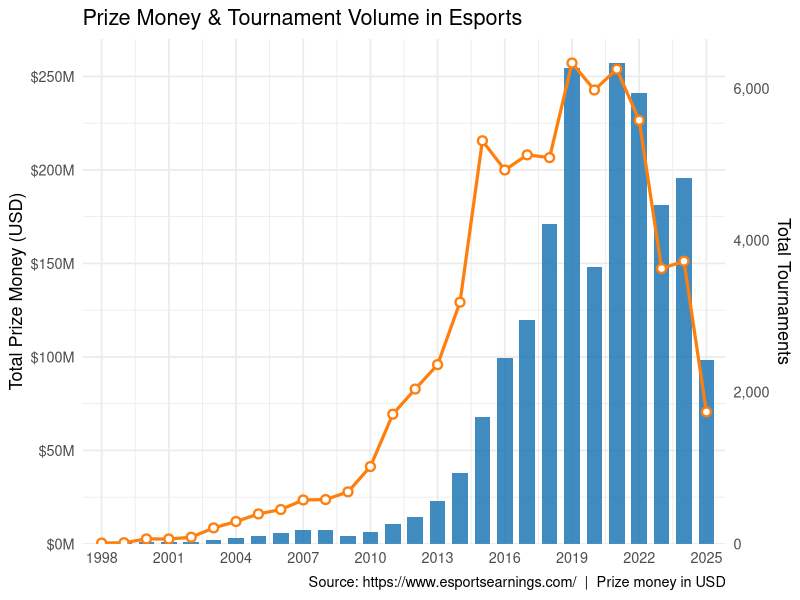
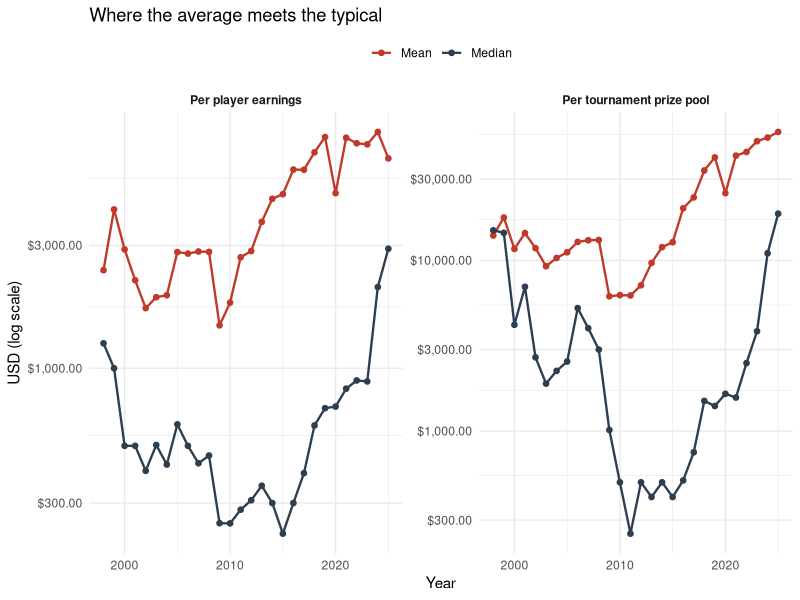
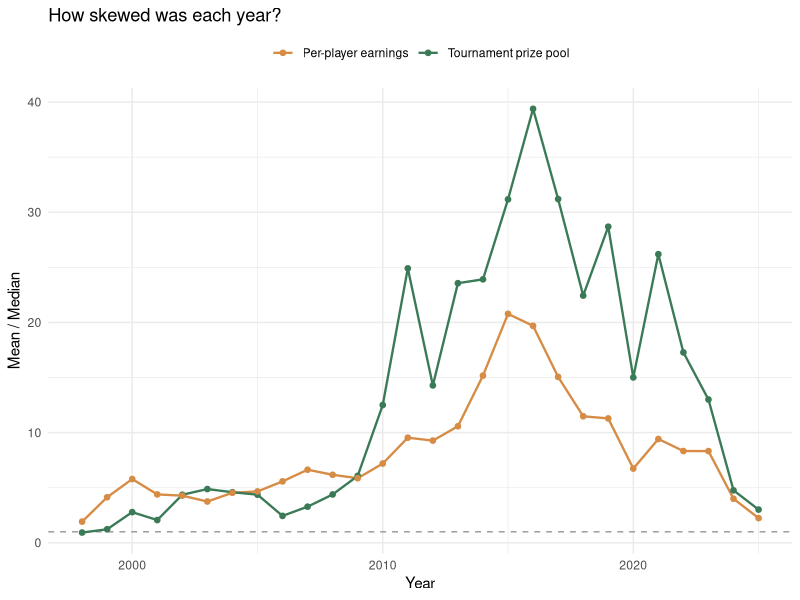
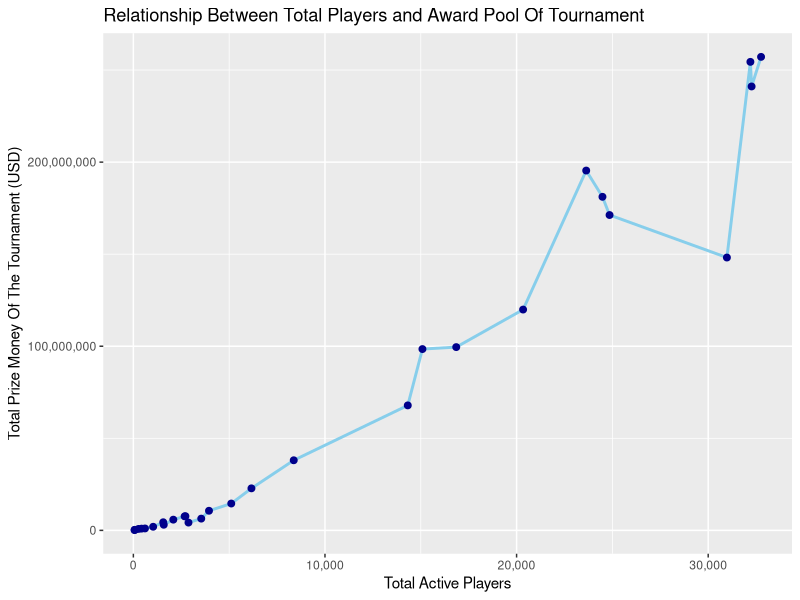

These figures' R source, in order:
## ---- chunk 1
#| label: setup
#| include: false

library(tidyverse)
library(scales)
library(knitr)
## ---- chunk 2
#| label: data-load
#| include: false

esports <- read_csv("Esports_Stats.csv", show_col_types = FALSE) |>
  rename(
    prize_money                  = `Total Prize Money`,
    total_tournaments            = `Total Tournaments`,
    total_active_players         = `Total Active Players`,
    mean_tournament_prize_pool   = `Mean Tournament Prize Pool`,
    mean_earnings_per_player     = `Mean Earnings/Player`,
    median_tournament_prize_pool = `Median Tournament Prize Pool`,
    median_earnings_per_player   = `Median Earnings/Player`
  )
## ---- chunk 3
#| label: tbl-vars
#| tbl-cap: "Variables in Esports_Stats.csv (1998-2025, 28 rows)."

tibble(
  Variable = c("year", "prize_money", "total_tournaments",
               "total_active_players",
               "mean_tournament_prize_pool",
               "median_tournament_prize_pool",
               "mean_earnings_per_player",
               "median_earnings_per_player"),
  Type = c("integer", "numeric (USD)", "integer", "integer",
           "numeric (USD)", "numeric (USD)",
           "numeric (USD)", "numeric (USD)"),
  Description = c(
    "Calendar year of the observation",
    "Sum of prize money awarded across all tracked tournaments that year",
    "Number of tracked tournaments held that year",
    "Players with at least one tracked tournament result that year",
    "Average prize pool across all tournaments that year",
    "Middle prize pool when tournaments are sorted by size",
    "Average winnings per active player that year",
    "Middle player's winnings when players are sorted by total earnings"
  )
) |>
  knitr::kable()
## ---- chunk 4
#| label: tbl-era-summary
#| tbl-cap: "Esports industry by era. Total prize money is summed within each era; the other columns are within-era averages."

esports |>
  mutate(era = case_when(
    year <= 2009 ~ "1. Early adoption (1998-2009)",
    year <= 2018 ~ "2. Rapid growth (2010-2018)",
    year <= 2022 ~ "3. Peak (2019-2022)",
    TRUE         ~ "4. Contraction (2023-2025)"
  )) |>
  group_by(era) |>
  summarize(
    total_prize_usd = round(sum(prize_money)),
    avg_tournaments = round(mean(total_tournaments)),
    avg_players     = round(mean(total_active_players)),
    avg_mm_ratio    = round(mean(mean_tournament_prize_pool /
                                 median_tournament_prize_pool), 1),
    .groups = "drop"
  ) |>
  knitr::kable(
    col.names = c("Era", "Total prize money (USD)",
                  "Avg tournaments / yr", "Avg active players / yr",
                  "Mean / median ratio"),
    format.args = list(big.mark = ",")
  )
## ---- chunk 5
#| label: fig-PrizeMoney-Tournaments
#| fig-cap: "Annual esports prize money (bars, left axis) and total tournaments held (line, right axis) from 1998 to 2025. Prize money values have been scaled to millions of USD for readability."
#| fig-alt: "Bar and line chart of total esports prize money and tournament count from 1998 to 2025. Both rise together until 2019, after which the tournament count drops sharply while prize money stays elevated through 2021, then falls."

df <- esports |>
  select(year, prize_money, total_tournaments)

scale_factor <- max(df$prize_money) / max(df$total_tournaments)

col_prize <- "#1f77b4"   # prize money
col_tourn <- "#ff7f0e"   # tournament count

p <- ggplot(df, aes(x = year)) +

  geom_col(
    aes(y = prize_money),
    fill  = col_prize,
    alpha = 0.85,
    width = 0.7
  ) +
  geom_line(
    aes(y = total_tournaments * scale_factor),
    color     = col_tourn,
    linewidth = 1.1
  ) +
  geom_point(
    aes(y = total_tournaments * scale_factor),
    color = col_tourn,
    size  = 2.2,
    shape = 21,
    fill  = "white",
    stroke = 1.2
  ) +
  
  # Dual y-axes
  scale_y_continuous(
    name   = "Total Prize Money (USD)",
    labels = function(x) paste0("$", x / 1e6, "M"),
    expand = expansion(mult = c(0, 0.05)),
    sec.axis = sec_axis(
      transform = ~ . / scale_factor,
      name      = "Total Tournaments",
      labels    = function(x) formatC(x, format = "d", big.mark = ",")
    )
  ) +
  scale_x_continuous(
    breaks = seq(1998, 2025, by = 3),
    expand = expansion(add = 0.5)
  ) +

  theme_minimal(base_size = 13) +
  
  labs(
    title    = "Prize Money & Tournament Volume in Esports",
    x        = NULL,
    caption  = "Source: https://www.esportsearnings.com/  |  Prize money in USD"
  )
p

## ---- chunk 6
#| label: fig-MeanVsMedian
#| fig-cap: "Mean and median over time, on a log scale. Left: prize pool per tournament. Right: earnings per active player."
#| fig-alt: "Two-panel line chart on a log scale. The left panel plots the mean and median tournament prize pool by year; the right panel plots the mean and median earnings per player. The mean stays well above the median in both panels until around 2022, after which the two lines converge."
#| fig-pos: H
#| fig-width: 9
#| fig-height: 4.2

mvm_long <- esports |>
  select(year,
         mean_tournament_prize_pool, median_tournament_prize_pool,
         mean_earnings_per_player, median_earnings_per_player) |>
  pivot_longer(-year, names_to = "metric", values_to = "value") |>
  mutate(
    panel = if_else(str_detect(metric, "tournament"),
                    "Per tournament prize pool",
                    "Per player earnings"),
    center_type = if_else(str_detect(metric, "^mean"), "Mean", "Median")
  )

ggplot(mvm_long, aes(x = year, y = value, color = center_type)) +
  geom_line(linewidth = 0.8) +
  geom_point(size = 1.6) +
  facet_wrap(~ panel, scales = "free_y") +
  scale_y_log10(labels = dollar) +
  scale_color_manual(values = c("Mean" = "#c0392b", "Median" = "#2c3e50")) +
  labs(
    title = "Where the average meets the typical",
    x = "Year", y = "USD (log scale)", color = NULL
  ) +
  theme_minimal(base_size = 11) +
  theme(legend.position = "top",
        strip.text = element_text(face = "bold"))
## ---- chunk 7
#| label: fig-MMratio
#| fig-cap: "Ratio of mean to median over time. A value of 1 (dashed line) would mean a perfectly balanced distribution; everything above it is right-skew."
#| fig-alt: "Line chart showing the ratio of mean to median for tournament prize pools and per-player earnings. The tournament line peaks above 30 in the late 2010s and crashes to about 3 by 2025. The player-earnings line stays between 3 and 15 throughout."
#| fig-pos: H
#| fig-width: 9
#| fig-height: 3.5

ratio_long <- esports |>
  transmute(
    year,
    `Tournament prize pool` =
      mean_tournament_prize_pool / median_tournament_prize_pool,
    `Per-player earnings`   =
      mean_earnings_per_player / median_earnings_per_player
  ) |>
  pivot_longer(-year, names_to = "metric", values_to = "ratio")

ggplot(ratio_long, aes(x = year, y = ratio, color = metric)) +
  geom_hline(yintercept = 1, linetype = "dashed", color = "grey60") +
  geom_line(linewidth = 0.8) +
  geom_point(size = 1.6) +
  scale_color_manual(values = c("Tournament prize pool" = "#3b7a57",
                                "Per-player earnings"   = "#d68c45")) +
  labs(
    title = "How skewed was each year?",
    x = "Year", y = "Mean / Median", color = NULL
  ) +
  theme_minimal(base_size = 11) +
  theme(legend.position = "top")
## ---- chunk 8
#| label: fig-PlayersAndPrice
#| fig-cap: "Relationship Between Total Players and Award Pool Of Tournament"
#| fig-alt: "Line-and-point chart of total prize money against the number of active players, with each point representing one year. The path rises steeply, then loops back on itself in the early 2020s before dropping again."
#| fig-pos: H
#| fig-width: 9
#| fig-height: 4.5

ggplot(esports, aes(x = total_active_players, y = prize_money)) +
  geom_line(color = "skyblue", linewidth = 1) +
  geom_point(color = "darkblue", size = 2) +
  scale_x_continuous(labels = comma) +
  scale_y_continuous(labels = comma) +
  labs(
    title = "Relationship Between Total Players and Award Pool Of Tournament",
    x = "Total Active Players",
    y = "Total Prize Money Of The Tournament (USD)"
  )
